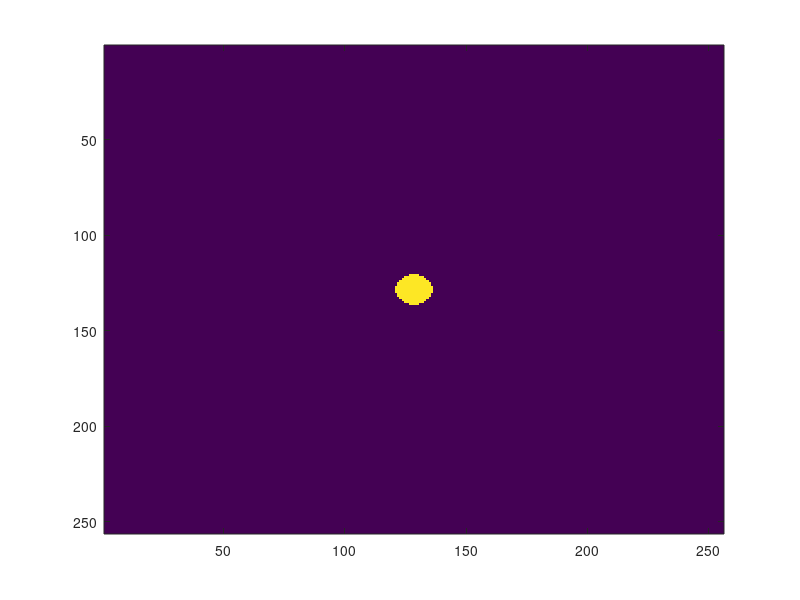

Recreate this plot in MATLAB. (Note: this script raises an error after producing the figure.)
N1=32
N2=256

 range=linspace(-1,1,N1);
    [xx,yy]=meshgrid(range);
        mask=xx.^2+yy.^2<(.5)^2;
        mask=padarray(mask,[(N2-N1)/2,(N2-N1)/2]);
        figure(1)
        imagesc(mask);
% plot(mask(end/2,:))
fmask=ft2(mask);
        fmask=fmask.*conj(fmask);
        figure(2)
        imagesc(log(fmask));
% plot(fmask(end/2,:))